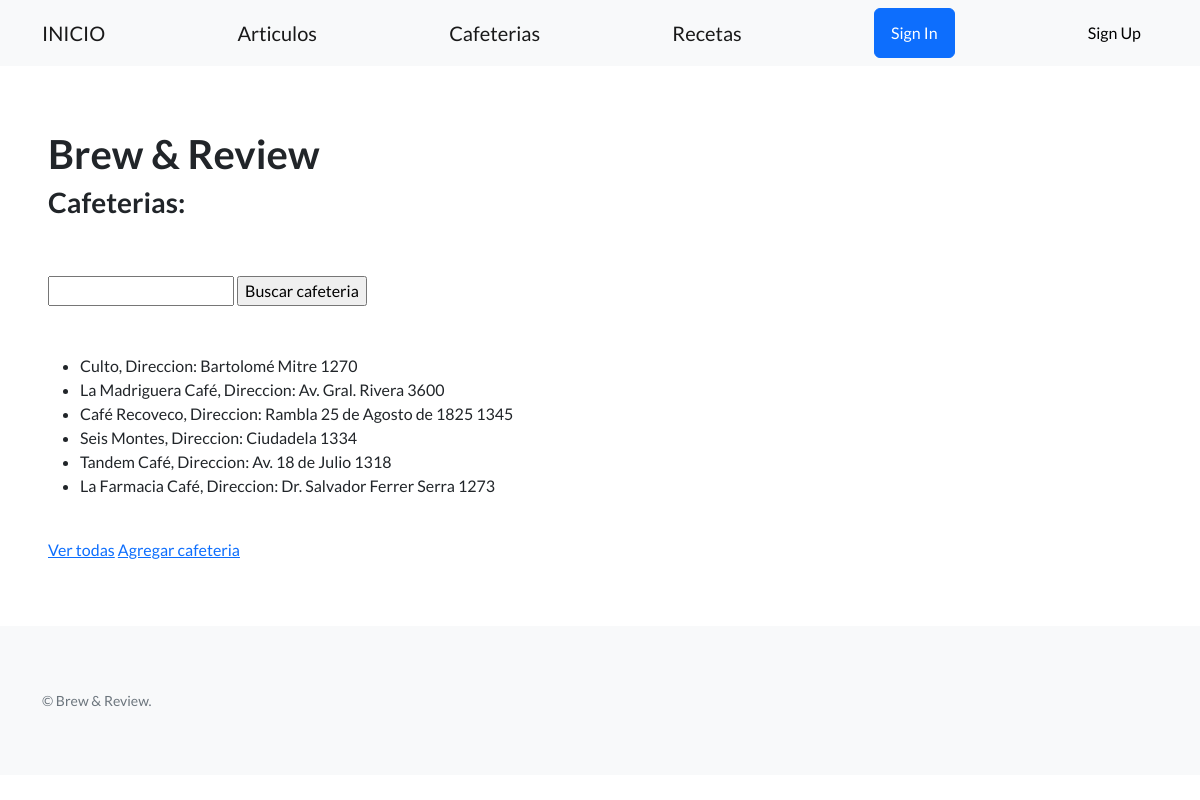
/blog/cafeterias/, run on an earlier commit of the app's database.
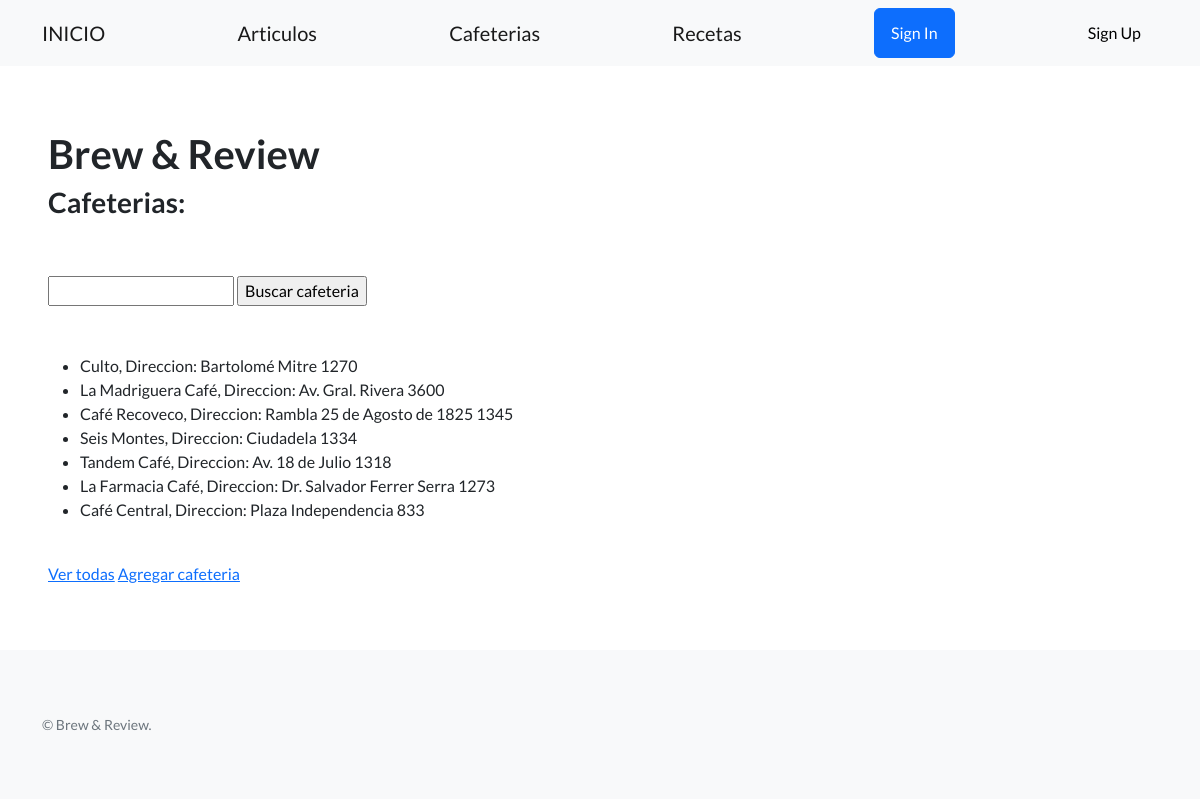
And on a later commit of the database.
### blog/models.py (models this page shows)
class Cafeterias(models.Model):
    nombre = models.CharField(max_length=64)
    direccion = models.CharField(max_length=1024)
    def __str__(self):
        return f'{self.nombre}, Direccion: {self.direccion}'

### blog/views.py (the view)
# urls.py: path('cafeterias/', lista_cafeterias, name='lista_cafeterias'),
def lista_cafeterias(request):
    contexto = {
        'cafeterias':Cafeterias.objects.all()
    }
    http_response = render(
        request=request,
        template_name='blog/cafeterias.html',
        context=contexto,
    )
    return http_response

### blog/templates/blog/cafeterias.html (shortened to what this page needs)
{% extends "base.html" %}
{% block contenido %}
<h1>Brew & Review</h1>
<h3>Cafeterias:</h3>
<br><br>
<form action="{% url 'buscar_cafeteria' %}" method="post">
    <input type="text" name="busqueda">
    <input type="submit" value="Buscar cafeteria">
</form>
<br><br>
<ul>
    {% for c in cafeterias%}
    <li>{{c}}</li>
    {%endfor%}
</ul>
<br>
<a href="{% url 'lista_cafeterias' %}">Ver todas</a>
<a href="{% url 'crear_cafeteria' %}">Agregar cafeteria</a>
{% endblock contenido %}

What changed in the data, as far as the page shows it:
added Cafeterias: nombre+direccion "Café Central, Direccion: Plaza Independencia 833"
